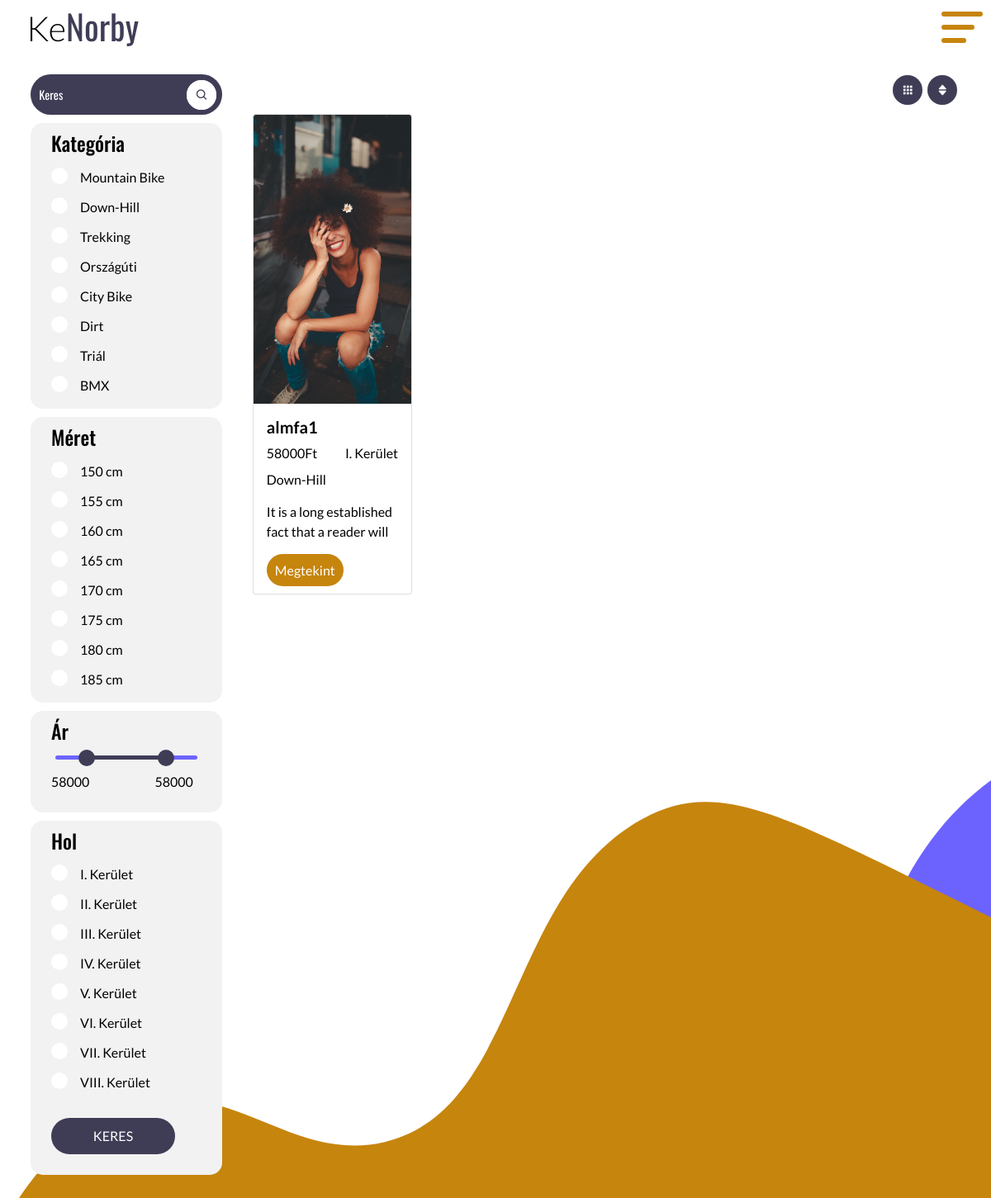
/web/Kenorby/src/kenorby.php (signed in), run on the app's committed database.
### tables this page shows
CREATE TABLE `types` (
  `Id` int(11) NOT NULL,
  `Type` varchar(255) NOT NULL
);

CREATE TABLE `sizes` (
  `Id` int(11) NOT NULL,
  `Size` int(11) NOT NULL
);

CREATE TABLE `districts` (
  `Id` int(11) NOT NULL,
  `District` varchar(25) NOT NULL,
  `Map` text NOT NULL
);

CREATE TABLE `items` (
  `Id` int(11) NOT NULL,
  `Title` varchar(255) NOT NULL,
  `CreateDate` datetime(6) NOT NULL,
  `Img` varchar(255) NOT NULL,
  `Price` int(11) NOT NULL,
  `Description` text NOT NULL,
  `TypeId` int(11) NOT NULL,
  `SizeId` int(11) NOT NULL,
  `FolderName` varchar(255) NOT NULL,
  `SellerId` int(11) NOT NULL,
  `DistrictId` int(11) NOT NULL,
  `ConId` int(11) NOT NULL,
  `Brand` varchar(255) NOT NULL
);

### web/Kenorby/src/includes/kenorby.php (called while the page is built, shortened)
<?php
  $pdo = require_once "db_connect_PDO.php";
  require_once "function.php";
  $keyword = $_GET['search'] ?? null;
  $type = $_GET['type'] ?? null;
  $size = $_GET['size'] ?? null;
  $district= $_GET['district'] ?? null;
  $min = $_GET['rangeValuemin'] ?? null;
  $max= $_GET['rangeValuemax'] ?? null;
  $sorted = $_POST['sorted'] ?? null;
  $sorted=Sorted($sorted);
  $districts = SelectDistricts($pdo);
  $sizes = SelectSizes($pdo);
  $types = SelectTypes($pdo);
  if($keyword !== null){
    $statement = $pdo->prepare("SELECT Title,Price,District,Type,Description,items.Id,Img FROM `items` INNER JOIN districts\n"
    . "ON items.DistrictId = districts.Id INNER JOIN types\n"
    . "ON items.TypeId = types.Id WHERE Title Like :value $sorted");
    $statement->bindValue(":value", "%$keyword%");
    $keyword="";
  }
  else{
    if($min!=null && $max != null){
      $statement = $pdo->prepare("SELECT Title,Price,District,Type,Description,items.Id,Img FROM `items` INNER JOIN districts\n"
      . "ON items.DistrictId = districts.Id INNER JOIN types\n"
      . "ON items.TypeId = types.Id AND Price BETWEEN $min AND $max $sorted");
    }else{
      $statement = $pdo->prepare("SELECT Title,Price,District,Type,Description,items.Id,Img FROM `items` INNER JOIN districts\n"
      . "ON items.DistrictId = districts.Id INNER JOIN types\n"
      . "ON items.TypeId = types.Id $sorted");
    }
  }
    $statement->execute();
    $items = $statement->fetchAll(PDO::FETCH_ASSOC);

### web/Kenorby/src/includes/function.php (called while the page is built, shortened)
<?php
function SelectDistricts($pdo){
    $statement = $pdo->prepare("SELECT * FROM `districts` ORDER BY Id ASC");
    $statement->execute();
    return $districts = $statement->fetchAll(PDO::FETCH_ASSOC);
}
function SelectSizes($pdo){
    $statement = $pdo->prepare("SELECT * FROM `sizes` ORDER BY Id ASC");
    $statement->execute();
    return $sizes = $statement->fetchAll(PDO::FETCH_ASSOC);
}
function SelectTypes($pdo){
    $statement = $pdo->prepare("SELECT * FROM `types` ORDER BY Id ASC");
    $statement->execute();
    return $types = $statement->fetchAll(PDO::FETCH_ASSOC);
}

### web/Kenorby/src/kenorby.php (the view, shortened to what this page needs)
<?php
require_once "includes/kenorby.php";
?>
<!DOCTYPE html>
<html lang="en">
<head>
    <link href='https://unpkg.com/boxicons@2.0.9/css/boxicons.min.css' rel='stylesheet'>
    <link href="https://cdn.jsdelivr.net/npm/bootstrap@5.0.2/dist/css/bootstrap.min.css" rel="stylesheet">
    <link rel="stylesheet" href="css/kenorby.css">
</head>
<body>
    <header>
        <div class="logo">
            <div class="logo-container"><span class="lo">Ke</span><span class="go">Norby</span></div>
        </div>
        <div class="menu-btn">
            <div class="menu-btn__burger"></div>
        </div>
    </header>
    <main>
        <div class="container">
            <div class="search">
                <form action="" method="get">
                    <div class="search-items">
                        <div class="input-field">
                            <input type="text" placeholder="Keres" name="search" value="<?php echo $keyword ?>"><button type="submit"><i class='bx bx-search'></i></button>
                        </div>
                    </div>
                </form>
                <div class="search-rest">
                    <form action="" method="get">
                        <div class="category">
                            <h4>Kategória</h4>
                            <div class="check-boxs">
                                <?php foreach ($types as $item) {?>
                                    <label class="container"><?php echo $item["Type"] ?>
                                        <span class="checkmark"></span>
                                    </label>
                                <?php } ?>
                            </div>
                        </div>
                        <div class="size">
                            <h4>Méret</h4>
                            <div class="check-boxs">
                                <?php foreach ($sizes as $item) {?>
                                    <label class="container"><?php echo $item["Size"] ?> cm
                                        <span class="checkmark"></span>
                                    </label>
                                <?php } ?>
                            </div>
                        </div>
                        <div class="price">
                            <h4>Ár</h4>
                                <div class="multi-range-slider">
                                    <div class="slider">
                                        <div class="range"></div>
                                        <div class="thumb left"></div>
                                        <div class="thumb right"></div>
                                    </div>
                                </div>
                                <div class="rangeValue">
                                    <input  id="rangeValuemin" name="rangeValuemin"/>
                                    <input  id="rangeValuemax" name="rangeValuemax"/>
                                </div>
                        </div>
                        <div class="where">
                            <h4>Hol</h4>
                            <div class="check-boxs">
                                <?php foreach ($districts as $item) {?>
                                    <label class="container"><?php echo $item["District"]?>
                                        <span class="checkmark"></span>
                                    </label>
                                <?php } ?>
                            </div>
                            <div class="button">
                                <button type="submit">Keres</button>
                            </div>
                        </div>
                    </form>
                </div>
            </div>
            <div class="items-container">
                <div class="sorted">
                    <button type="submit" class="view"><i class='bx bxs-grid' ></i></button>
                    <div class="sorted-container">
                        <button type="submit" class="sort"><i class='bx bxs-sort-alt'></i></button>
                    </div>
                </div>
                <div class="items">
                    <div class="container">
                        <div class="row">
                            <?php foreach ($items as $key => $value) {?>
                                <div class="col-12 col-xl-3 mb-3 col-md-4   ">
                                    <div class="card">
                                        <img src="<?php echo $value['Img'] ?>" class="card-img-top" alt="<?php echo $value['Img'] ?>">
                                        <div class="card-body">
                                        <h5 class="card-title"><?php echo $value['Title'] ?></h5>
                                        <div class="card-text">
                                            <div class="card-text-main">
                                                <p><?php echo $value['Price'] ?>Ft</p>
                                                <p><?php echo $value['District'] ?></p>
                                            </div>
                                            <?php echo $value['Type'] ?>
                                            <div class="text"><?php echo $value['Description'] ?></div>
                                        </div>
                                        <a href="item.php?id=<?php echo $value['Id'] ?>" class="card-btn">Megtekint</a>
                                        </div>
                                    </div>
                                </div>
                            <?php } ?>
                        </div>
                    </div>
                </div>
            </div>
        </div>
    </main>
</body>
</html>

### data on the page
types: Type "Mountain Bike"
types: Type "Down-Hill"
types: Type "Trekking"
types: Type "Országúti"
types: Type "City Bike"
types: Type "Dirt"
types: Type "Triál"
types: Type "BMX"
sizes: Size "150"
sizes: Size "155"
sizes: Size "160"
sizes: Size "165"
sizes: Size "170"
sizes: Size "175"
sizes: Size "180"
sizes: Size "185"
districts: District "I. Kerület"
districts: District "II. Kerület"
districts: District "III. Kerület"
districts: District "IV. Kerület"
districts: District "V. Kerület"
districts: District "VI. Kerület"
districts: District "VII. Kerület"
districts: District "VIII. Kerület"
items: Img (picture), Title "almfa1", Price "58000", DistrictId.District "I. Kerület", TypeId.Type "Down-Hill", Description "It is a long established fact that a reader will…"
